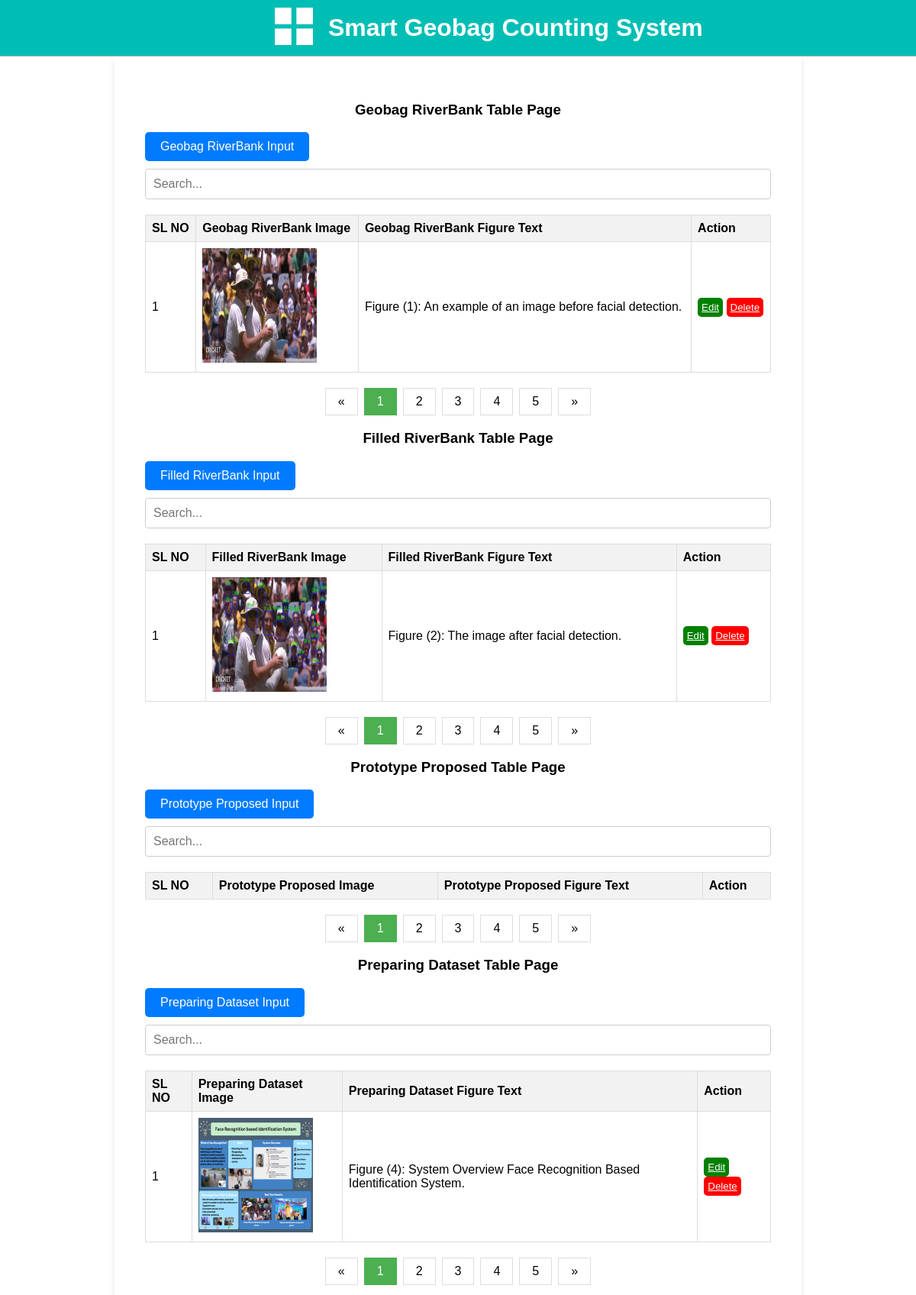
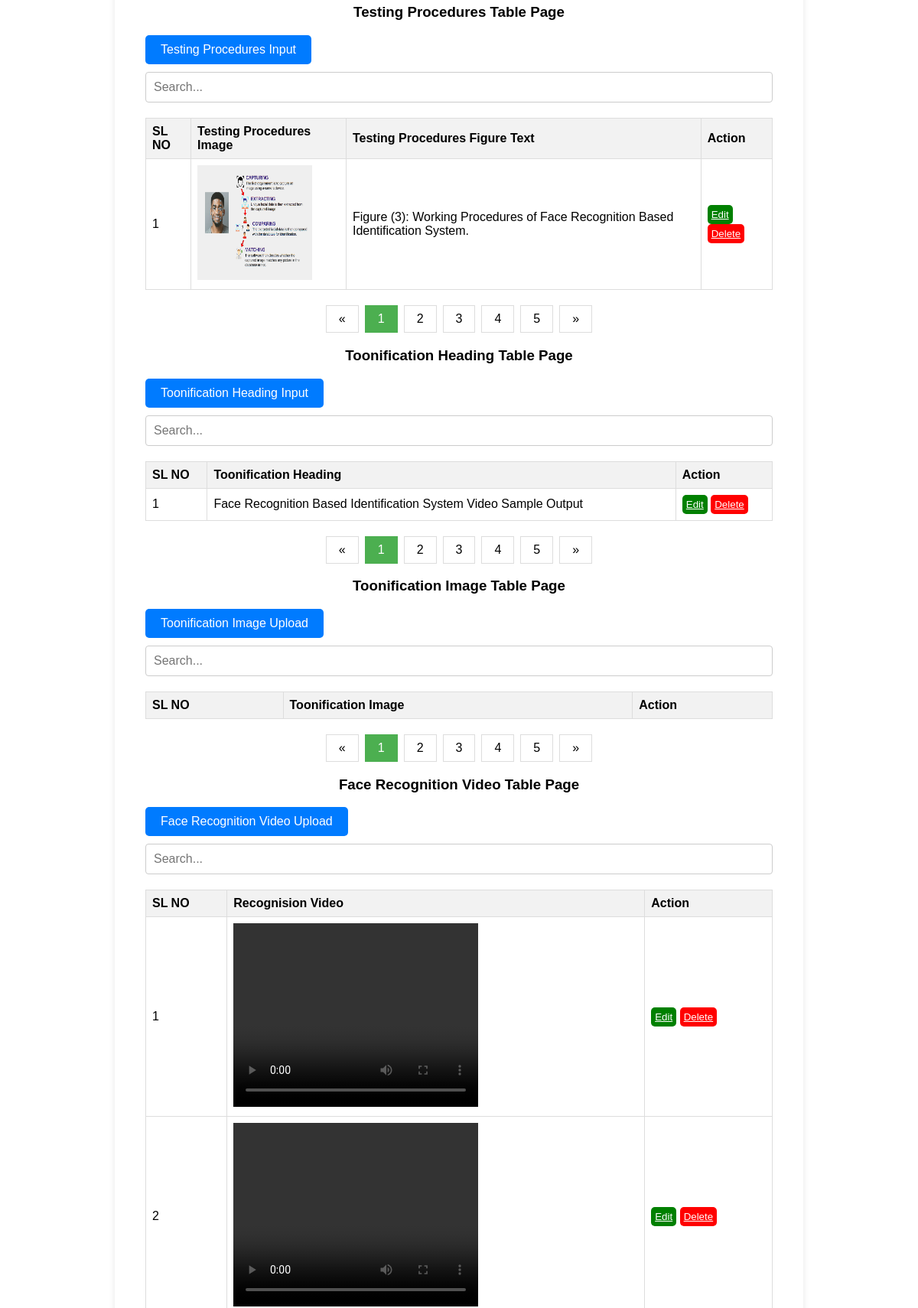
The page /geobagdatatable/ (upper part) on the database its author committed (2 pictures, top to bottom).
### facerecognitionbasedidentificationsystem/models.py (models this page shows)
class GeobagRiverBank(models.Model):
    geobag_at_riverbank_img = models.ImageField(upload_to='Geobag_at_RiverBank_img/', default='No images')
    image_figure_text = models.CharField(max_length = 500)

class FilledRiverBank(models.Model):
    geobag_counting_riverbank_img = models.ImageField(upload_to='Geobag_at_RiverBank_img/', default='No images')
    counting_figure_text = models.CharField(max_length = 500)

class PreparingDataset(models.Model):
    preparing_pataset_img = models.ImageField(upload_to='Geobag_at_RiverBank_img/', default='No images')
    preparing_dataset_figure_text = models.CharField(max_length = 500)

class TestingProcedures(models.Model):
    testing_procedures_img = models.ImageField(upload_to='Geobag_at_RiverBank_img/', default='No images')
    testing_procedures_figure_text = models.CharField(max_length = 500)

class ToonificationHeading(models.Model):
   toonification_heading = models.CharField(max_length = 500)

class FaceRecognitionVideo(models.Model):
   recognition_video = models.ImageField(upload_to='FaceRecognitionVideo/', default='No Video')

### facerecognitionbasedidentificationsystem/views.py (the view)
# urls.py: path('geobagdatatable/', views.Geobagdatatable, name = 'Geobagdatatable'),
def Geobagdatatable(request):
    geobagriverbankdata = GeobagRiverBank.objects.all()
    filledriverbankdata = FilledRiverBank.objects.all()
    prototypeproposeddata = PrototypeProposed.objects.all()
    preparingdatasetdata = PreparingDataset.objects.all()
    testingproceduresdata = TestingProcedures.objects.all()
    toonificationheadingdata = ToonificationHeading.objects.all()
    toonificationimagedata = ToonificationImage.objects.all()
    facerecognitionvideodata = FaceRecognitionVideo.objects.all()
    data = {
        'geobagriverbankdata': geobagriverbankdata,
        'filledriverbankdata': filledriverbankdata,
        'prototypeproposeddata': prototypeproposeddata,
        'preparingdatasetdata': preparingdatasetdata,
        'testingproceduresdata': testingproceduresdata,
        'toonificationheadingdata': toonificationheadingdata,
        'toonificationimagedata': toonificationimagedata,
        'facerecognitionvideodata': facerecognitionvideodata,
    }
    return render(request, 'GeobagDataTable.html', data)

### templates/GeobagDataTable.html (shortened to what this page needs)
{% load static %}
<!DOCTYPE html>
<html lang="en">
<head>
    <link rel="stylesheet" href="https://cdnjs.cloudflare.com/ajax/libs/font-awesome/4.7.0/css/font-awesome.min.css">
    <link rel="stylesheet" href="https://cdnjs.cloudflare.com/ajax/libs/font-awesome/5.15.4/css/all.min.css">
    <link rel="stylesheet" href="{% static 'css/style.css' %}">
    <link rel="stylesheet" href="{% static 'css/table.css' %}">
</head>
<body>
<div class = "Top-Section">
    <div class="top_bar">
        <div class = "logo">
          <a href=""><img src="{% static 'images/logo.png' %}"  alt="" >
            </a>
        <h1>Smart Geobag Counting System</h1>
    </div>
    </div>
</div>
<div class="body-section">
  <h3 class="card-title fw-semibold mb-4" style="text-align: center;">Geobag RiverBank Table Page</h3>
  <div class="link_button">
    <a href="{% url 'geobagriverbank' %}">Geobag RiverBank Input</a>
  </div>
  <div class="search-container">
    <input type="text" placeholder="Search...">
  </div>
  <table id="employeeTable">
    <thead>
      <tr>
        <th>SL NO</th>
        <th>Geobag RiverBank Image</th>
        <th>Geobag RiverBank Figure Text</th>
        <th>Action</th>
      </tr>
    </thead>
    <tbody>
      {% for i in geobagriverbankdata %}
      <tr>
          <td>{{forloop.counter}}</td>
          <td><img src="/media/{{i.geobag_at_riverbank_img}}" alt="no image"height="150px" width="150px"></td>
          <td>{{i.image_figure_text}}</td>
          <td><button class="edit-button"><a href="{% url 'geobagriverbank_edit' i.id %}"target = "blank" >Edit </a></button>
              <button class="delete-button"><a href="{% url 'geobagriverbank_delete' i.id %}"> Delete</a></button>
          </td>
      </tr>
      {% endfor %}
    </tbody>
  </table>
  <div class="pagination">
    <a href="#">&laquo;</a>
    <a href="#" class="active">1</a>
    <a href="#">2</a>
    <a href="#">3</a>
    <a href="#">4</a>
    <a href="#">5</a>
    <a href="#">&raquo;</a>
  </div>
  <h3 class="card-title fw-semibold mb-4" style="text-align: center;">Filled RiverBank Table Page</h3>
  <div class="link_button">
    <a href="{% url 'filledriverbank' %}">Filled RiverBank Input</a>
  </div>
  <div class="search-container">
    <input type="text" placeholder="Search...">
  </div>
  <table id="employeeTable">
    <thead>
      <tr>
        <th>SL NO</th>
        <th>Filled RiverBank Image</th>
        <th>Filled RiverBank Figure Text</th>
        <th>Action</th>
      </tr>
    </thead>
    <tbody>
      {% for i in filledriverbankdata %}
      <tr>
          <td>{{forloop.counter}}</td>
          <td><img src="/media/{{i.geobag_counting_riverbank_img}}" alt="no image"height="150px" width="150px"></td>
          <td>{{i.counting_figure_text}}</td>
          <td><button class="edit-button"><a href="{% url 'filledriverbank_edit' i.id %}"target = "blank" >Edit </a></button>
              <button class="delete-button"><a href="{% url 'filledriverbank_delete' i.id %}"> Delete</a></button>
          </td>
      </tr>
      {% endfor %}
    </tbody>
  </table>
  <div class="pagination">
    <a href="#">&laquo;</a>
    <a href="#" class="active">1</a>
    <a href="#">2</a>
    <a href="#">3</a>
    <a href="#">4</a>
    <a href="#">5</a>
    <a href="#">&raquo;</a>
  </div>
  <h3 class="card-title fw-semibold mb-4" style="text-align: center;">Prototype Proposed Table Page</h3>
  <div class="link_button">
    <a href="{% url 'prototypeproposed' %}">Prototype Proposed Input</a>
  </div>
  <div class="search-container">
    <input type="text" placeholder="Search...">
  </div>
  <table id="employeeTable">
    <thead>
      <tr>
        <th>SL NO</th>
        <th>Prototype Proposed  Image</th>
        <th>Prototype Proposed  Figure Text</th>
        <th>Action</th>
      </tr>
    </thead>
  </table>
  <div class="pagination">
    <a href="#">&laquo;</a>
    <a href="#" class="active">1</a>
    <a href="#">2</a>
    <a href="#">3</a>
    <a href="#">4</a>
    <a href="#">5</a>
    <a href="#">&raquo;</a>
  </div>
<h3 class="card-title fw-semibold mb-4" style="text-align: center;">Preparing Dataset Table Page</h3>
<div class="link_button">
  <a href="{% url 'preparingdataset' %}">Preparing Dataset Input</a>
</div>
<div class="search-container">
  <input type="text" placeholder="Search...">
</div>
<table id="employeeTable">
  <thead>
    <tr>
      <th>SL NO</th>
      <th>Preparing Dataset  Image</th>
      <th>Preparing Dataset  Figure Text</th>
      <th>Action</th>
    </tr>
  </thead>
  <tbody>
    {% for i in preparingdatasetdata %}
    <tr>
        <td>{{forloop.counter}}</td>
        <td><img src="/media/{{i.preparing_pataset_img}}" alt="no image"height="150px" width="150px"></td>
        <td>{{i.preparing_dataset_figure_text}}</td>
        <td><button class="edit-button"><a href="{% url 'preparingdataset_edit' i.id %}"target = "blank" >Edit </a></button>
            <button class="delete-button"><a href="{% url 'preparingdataset_delete' i.id %}"> Delete</a></button>
        </td>
    </tr>
    {% endfor %}
  </tbody>
</table>
<div class="pagination">
  <a href="#">&laquo;</a>
  <a href="#" class="active">1</a>
  <a href="#">2</a>
  <a href="#">3</a>
  <a href="#">4</a>
  <a href="#">5</a>
  <a href="#">&raquo;</a>
</div>
<h3 class="card-title fw-semibold mb-4" style="text-align: center;">Testing Procedures Table Page</h3>
<div class="link_button">
  <a href="{% url 'testingprocedures' %}">Testing Procedures Input</a>
</div>
<div class="search-container">
  <input type="text" placeholder="Search...">
</div>
<table id="employeeTable">
  <thead>
    <tr>
      <th>SL NO</th>
      <th>Testing Procedures  Image</th>
      <th>Testing Procedures  Figure Text</th>
      <th>Action</th>
    </tr>
  </thead>
  <tbody>
    {% for i in testingproceduresdata %}
    <tr>
        <td>{{forloop.counter}}</td>
        <td><img src="/media/{{i.testing_procedures_img}}" alt="no image"height="150px" width="150px"></td>
        <td>{{i.testing_procedures_figure_text}}</td>
        <td><button class="edit-button"><a href="{% url 'testingprocedures_edit' i.id %}"target = "blank" >Edit </a></button>
            <button class="delete-button"><a href="{% url 'testingprocedures_delete' i.id %}"> Delete</a></button>
        </td>
    </tr>
    {% endfor %}
  </tbody>
</table>
<div class="pagination">
  <a href="#">&laquo;</a>
  <a href="#" class="active">1</a>
  <a href="#">2</a>
  <a href="#">3</a>
  <a href="#">4</a>
  <a href="#">5</a>
  <a href="#">&raquo;</a>
</div>
<h3 class="card-title fw-semibold mb-4" style="text-align: center;">Toonification Heading Table Page </h3>
<div class="link_button">
  <a href="{% url 'toonificationheadingpage' %}">Toonification Heading Input</a>
</div>
<div class="search-container">
  <input type="text" placeholder="Search...">
</div>
<table id="employeeTable">
  <thead>
    <tr>
      <th>SL NO</th>
      <th>Toonification Heading</th>
      <th>Action</th>
    </tr>
  </thead>
  <tbody>
    {% for i in toonificationheadingdata %}
    <tr>
        <td>{{forloop.counter}}</td>
        <td>{{i.toonification_heading}}</td>
        <td><button class="edit-button"><a href="{% url 'ToonificationHeadingpageedit' i.id %}"target = "blank" >Edit </a></button>
            <button class="delete-button"><a href="{% url 'deleteToonificationHeading' i.id %}"> Delete</a></button>
        </td>
    </tr>
    {% endfor %}
  </tbody>
</table>
<div class="pagination">
  <a href="#">&laquo;</a>
  <a href="#" class="active">1</a>
  <a href="#">2</a>
  <a href="#">3</a>
  <a href="#">4</a>
  <a href="#">5</a>
  <a href="#">&raquo;</a>
</div>
<h3 class="card-title fw-semibold mb-4" style="text-align: center;">Toonification Image Table Page</h3>
<div class="link_button">
  <a href="{% url 'toonificationimagepage' %}">Toonification Image Upload </a>
</div>
<div class="search-container">
  <input type="text" placeholder="Search...">
</div>
<table id="employeeTable">
  <thead>
    <tr>
      <th>SL NO</th>
      <th>Toonification Image</th>
      <th>Action</th>
    </tr>
  </thead>
</table>
<div class="pagination">
  <a href="#">&laquo;</a>
  <a href="#" class="active">1</a>
  <a href="#">2</a>
  <a href="#">3</a>
  <a href="#">4</a>
  <a href="#">5</a>
  <a href="#">&raquo;</a>
</div>
<h3 class="card-title fw-semibold mb-4" style="text-align: center;">Face Recognition Video Table Page</h3>
<div class="link_button">
  <a href="{% url 'facerecognitionvideopage' %}">Face Recognition Video Upload </a>
</div>
<div class="search-container">
  <input type="text" placeholder="Search...">
</div>
<table id="employeeTable">
  <thead>
    <tr>
      <th>SL NO</th>
      <th>Recognision Video</th>
      <th>Action</th>
    </tr>
  </thead>
  <tbody>
    {% for i in facerecognitionvideodata %}
    <tr>
        <td>{{forloop.counter}}</td>
        <td><video width="320" height="240" controls>
          <source src="/media/{{ i.recognition_video }}" alt="No Videos" type="video/mp4">
        </video>
        </td>
        <td><button class="edit-button"><a href="{% url 'facerecognitionvideoedit' i.id %}"target = "blank" >Edit </a></button>
            <button class="delete-button"><a href="{% url 'deletefacerecognitionvideo' i.id %}"> Delete</a></button>
        </td>
    </tr>
    {% endfor %}
  </tbody>
</table>
</div>
</body>
</html>

### static/css/style.css (style rules this page uses)
body { font-family: Arial, sans-serif; margin: 0; padding: 0; background-image: url('/static/images/back-5.jpg'); background-size: cover; background-position: center; background-repeat: repeat; height: 1000px; }
.Top-Section { position: sticky; top: 0; z-index: 1000; background-color: white; }
.top_bar { display: flex; align-items: center; padding: 10px; border-bottom: 1px solid #b4afaf; background-color: rgb(1, 190, 181); }
.logo { display: flex; align-items: center; margin-left: 350px; }
.logo a img { width: 50px; margin-right: 20px; }
.logo h1 { margin: 0; font-size: 32px; color: white; align-items: center; }
.body-section { margin-left: 150px; margin-right: 150px; background-color: #ffffff; padding: 40px; box-shadow: 0 4px 8px rgba(0, 0, 0, 0.1); }
button { background-color: #4CAF50; color: white; padding: 10px 20px; border: none; border-radius: 5px; cursor: pointer; }

### static/css/table.css (style rules this page uses)
table { width: 100%; border-collapse: collapse; margin-bottom: 20px; }
th, td { border: 1px solid #ddd; padding: 8px; text-align: left; }
th { background-color: #f2f2f2; }
.search-container { margin-bottom: 20px; }
.search-container input[type=text] { padding: 10px; margin-top: 10px; width: 100%; box-sizing: border-box; border: 1px solid #ccc; border-radius: 4px; font-size: 16px; }
.pagination { display: flex; justify-content: center; margin-top: 20px; }
.pagination a { color: black; float: left; padding: 8px 16px; text-decoration: none; transition: background-color .3s; border: 1px solid #ddd; margin: 0 4px; }
.pagination a.active { background-color: #4CAF50; color: white; border: 1px solid #4CAF50; }
.edit-button { background-color: green; color: white; border: none; cursor: pointer; padding: 5px; }
.edit-button a { color: white; }
.delete-button { background-color: red; color: white; border: none; cursor: pointer; padding: 5px; }
.delete-button a { color: white; }

### templates/GeobagDataTable.html (style rules this page uses)
.link_button a { display: inline-block; padding: 10px 20px; background-color: #007bff; color: #fff; text-align: center; text-decoration: none; border: none; border-radius: 5px; cursor: pointer; transition: background-color 0.3s; }

### rows shown on the page
GeobagRiverBank: geobag_at_riverbank_img (picture), image_figure_text "Figure (1): An example of an image before facial detection."
FilledRiverBank: geobag_counting_riverbank_img (picture), counting_figure_text "Figure (2): The image after facial detection."
PreparingDataset: preparing_pataset_img (picture), preparing_dataset_figure_text "Figure (4): System Overview Face Recognition Based Identification System."
TestingProcedures: testing_procedures_img (picture), testing_procedures_figure_text "Figure (3): Working Procedures of Face Recognition Based Identification System."
ToonificationHeading: toonification_heading "Face Recognition Based Identification System Video Sample Output"
